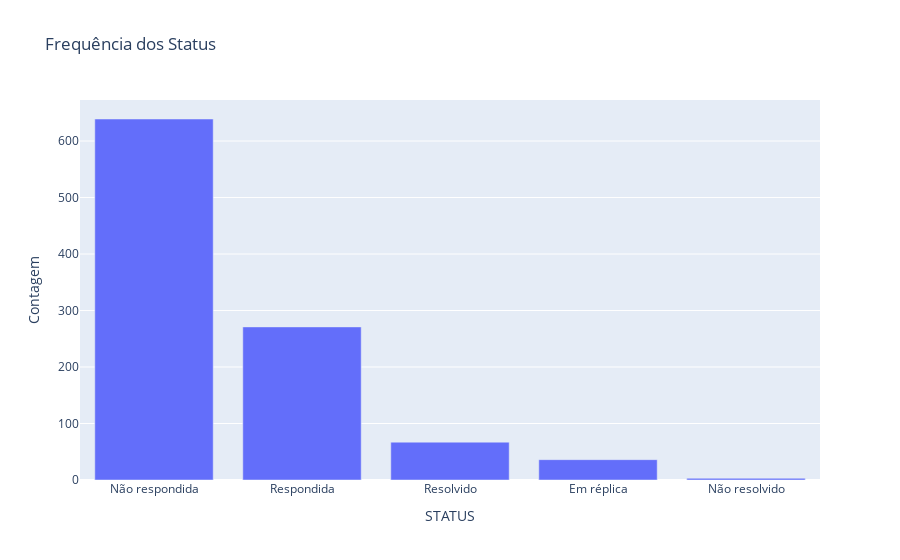

Notebook cell for this chart:
### Code cell
px.bar(freq_hapvida, x='STATUS', y='Frequencia', title='Frequência dos Status', labels={'Frequencia': 'Contagem'})

### Figure 1 — Plotly figure (JSON) as saved in the notebook; plotly's stock layout.template omitted (floating-point values rounded to 4 significant figures)
{"data": [{"alignmentgroup": "True", "hovertemplate": "STATUS=%{x}<br>Contagem=%{y}<extra></extra>", "legendgroup": "", "marker": {"color": "#636efa", "pattern": {"shape": ""}}, "name": "", "offsetgroup": "", "orientation": "v", "showlegend": false, "textposition": "auto", "type": "bar", "x": ["Não respondida", "Respondida", "Resolvido", "Em réplica", "Não resolvido"], "xaxis": "x", "y": [639, 271, 67, 36, 3], "yaxis": "y"}], "layout": {"barmode": "relative", "legend": {"tracegroupgap": 0}, "title": {"text": "Frequência dos Status"}, "xaxis": {"anchor": "y", "domain": [0, 1], "title": {"text": "STATUS"}}, "yaxis": {"anchor": "x", "domain": [0, 1], "title": {"text": "Contagem"}}}}
